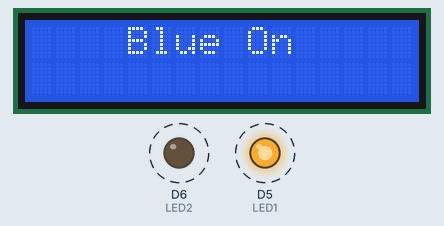
A sketch run on a simulated ESP8266 (NodeMCU). On the bench: 16×2 character LCD, output pins drawn as LEDs (lit = HIGH). Dashed ring = blinking.

Above: at 0.2 s.
At 0.8 s:
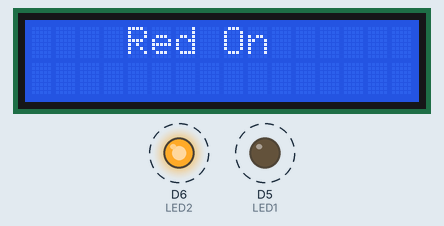
Timing chart, 0 to 130.0 s (numbered marks = the images above):
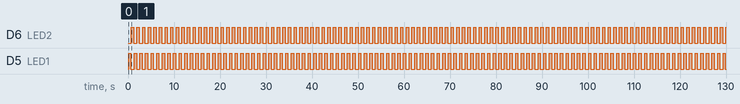

The sketch:

Blinking_with_LCD.ino
```cpp
#include <LiquidCrystal_I2C.h>
#include <Arduino.h>

// initiate lCD
LiquidCrystal_I2C lcd(0x27, 16, 2);

#define LED1 D5
#define LED2 D6

void setup() {
// LED Setup
  pinMode(LED1, OUTPUT);
  pinMode(LED2, OUTPUT);

// LCD Setup
  lcd.begin(16,2);
  lcd.init();
  lcd.backlight();
}

void loop() {

digitalWrite(LED1, HIGH);
 lcd.clear();
 lcd.setCursor(4, 0);
 lcd.print("Blue On");
 delay(500);

 digitalWrite(LED1, LOW);
 delay(100);


 digitalWrite(LED2, HIGH);
 lcd.clear();
 lcd.setCursor(4, 0);
 lcd.print("Red On");
 delay(500);

 digitalWrite(LED2, LOW);
 delay(100);
}
```

Measured:
- by itself, D6 (LED2), D5 (LED1): alternates HIGH for 0.51 s and LOW for 0.71 s
